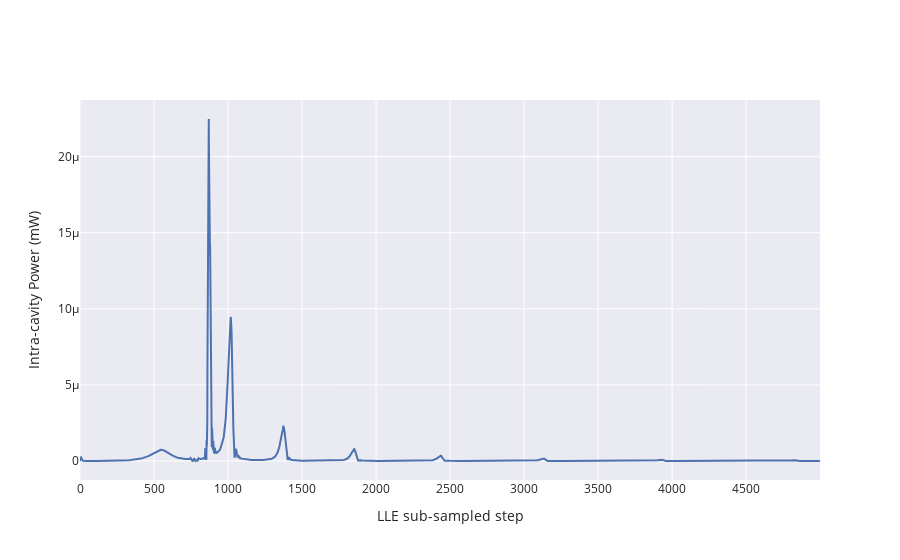

Notebook code for this chart:
### Code cell
fig = go.Figure()

tr = go.Scatter(y=solverp3.sol.Pcomb * 1e3)

fig.add_trace(tr)
fig.update_layout(
    xaxis_title="LLE sub-sampled step", yaxis_title="Intra-cavity Power (mW)"
)
#fig.add_annotation(x=4500, y=4.9, ax=0, ay=-50, text="Single Soliton Step")
# fig.add_annotation(x=3151, y=7.6, ax=0, ay=-50, text="Two Solitons Step")
#fig.add_annotation(x=1931, y=16, ax=0, ay=80, text="Modulation Instability")
#fig.add_annotation(x=500, y=6, ax=-80, ay=-80, text="Primary Comb")
#fig.show()

### Figure 1 — Plotly figure (JSON) as saved in the notebook; plotly's stock layout.template omitted (floating-point values rounded to 4 significant figures; data arrays with more than 128 entries replaced by an {"elided": "..."} marker saying what was removed)
{"data": [{"type": "scatter", "y": {"elided": "5000 float values"}}], "layout": {"xaxis": {"title": {"text": "LLE sub-sampled step"}}, "yaxis": {"title": {"text": "Intra-cavity Power (mW)"}}}}
